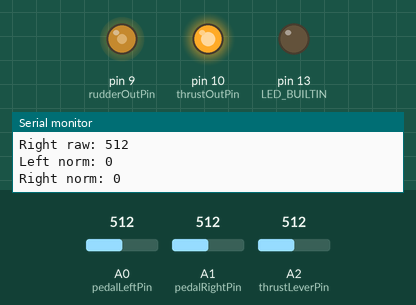
Recording of a sketch running on a simulated Arduino Uno, built with avr-gcc and run on an emulated ATmega328P. Parts: output pins drawn as LEDs (lit = HIGH), the last lines printed to the serial monitor. Inputs (shaded band) come from the test bench; at power-on: A0 (pedalLeftPin) = 512, A2 (thrustLeverPin) = 512, A1 (pedalRightPin) = 512.

Above: at 2.2 s.
2.3 s: A0 (pedalLeftPin) set to 520
At 3.6 s:
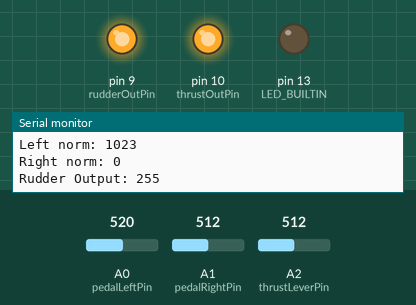
3.9 s: A2 (thrustLeverPin) set to 529
At 5.0 s:
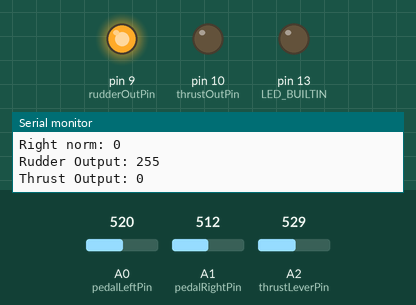
5.6 s: A1 (pedalRightPin) set to 526
At 6.9 s:
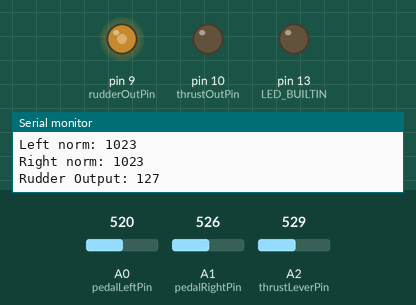
7.2 s: A0 (pedalLeftPin) set to 0
At 8.3 s:
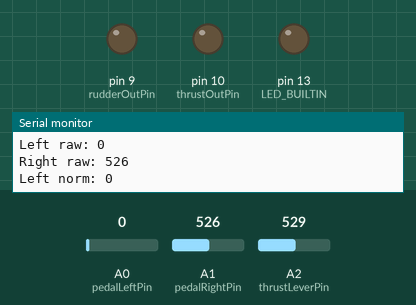
10.2 s: A2 (thrustLeverPin) set to 511
At 11.5 s:
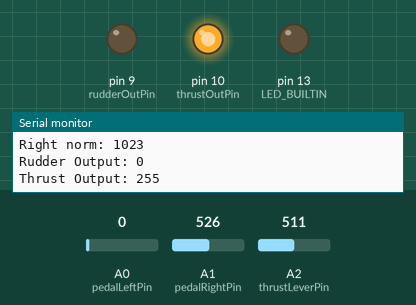
11.8 s: A0 (pedalLeftPin) set to 122
At 12.4 s:
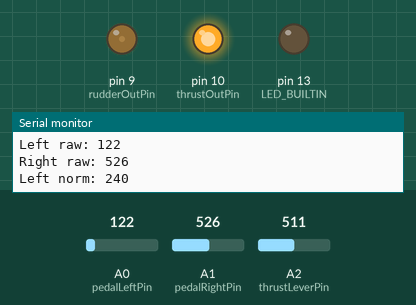
Timing chart, 0 to 14.4 s (numbered marks = the images above; inputs shaded):
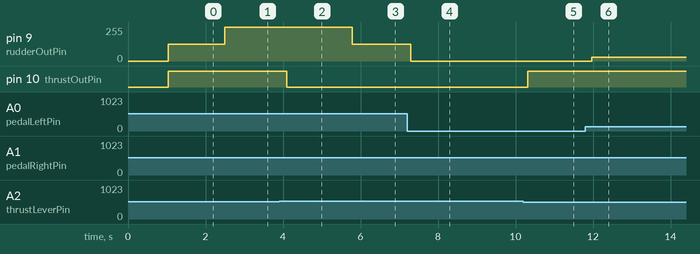

Measured:
- the behaviour switches between 512 and 513 on A0 (pedalLeftPin) (found by bisection; images 0 and 1)
- the behaviour switches between 512 and 513 on A2 (thrustLeverPin) (found by bisection; images 1 and 2)
- the behaviour switches between 512 and 513 on A1 (pedalRightPin) (found by bisection; images 2 and 3)
- after the input at 2.3 s, pin 9 (rudderOutPin): 127/255 → 255/255 after 0.20 s
- after the input at 3.9 s, pin 10 (thrustOutPin): HIGH → LOW after 0.20 s
- after the input at 5.6 s, pin 9 (rudderOutPin): 255/255 → 127/255 after 0.19 s
- after the input at 7.2 s, pin 9 (rudderOutPin): 127/255 → 0/255 after 0.09 s
- after the input at 10.2 s, pin 10 (thrustOutPin): LOW → HIGH after 0.12 s
- after the input at 11.8 s, pin 9 (rudderOutPin): 0/255 → 30/255 after 0.17 s

The sketch:

rudder-pedal-mixer.ino
```cpp
// (licence header left out)
int pedalLeftPin = A0;
int pedalRightPin = A1;

int thrustLeverPin = A2;

int rudderOutPin = 9;
int thrustOutPin = 10;

int left = 0;
float left_min = 0;
float left_max = 0;

int right = 0;
float right_min = 0;
float right_max = 0;

int thrust = 0;
float thrust_min = 0;
float thrust_max = 0;


int rudderOutput = 0;
int thrustOutput = 0;

unsigned long startMillis;

void setup() {
  startMillis = millis(); // Initial start time
  Serial.begin(9600);
  delay(1000);

  pinMode(LED_BUILTIN, OUTPUT);

  left = analogRead(pedalLeftPin);
  right = analogRead(pedalRightPin);
  thrust = analogRead(thrustLeverPin);

  left_min = left;
  left_max = left;
  right_min = right;
  right_max = right;
  thrust_min = thrust;
  thrust_max = thrust;
}

int normalize_input(float calibrated_min, float calibrated_max, int input)
{
   // Limit value to calibrated range to avoid blow up of the calculation formular
   input = min(calibrated_max, input); // if val is larger than calibrated max use the calibrated max
   input = max(calibrated_min, input); // if val is smaller than calibrated min use the calibrated min

   // Normalize left and right from 0 to 1023 based on calibrated min/max
   return (input - calibrated_min) * 1023 / (calibrated_max - calibrated_min);
}

void loop() {
  // Read analog values (will result in integer values between 0 and 1023)
  left = analogRead(pedalLeftPin);
  right = analogRead(pedalRightPin);
  thrust = analogRead(thrustLeverPin);

  // You have 60 seconds time to push the pedals fully to calibrate the range
  if (millis() - startMillis < 60000) {
    left_max = max(left_max, left);
    left_min = min(left_min, left);

    right_max = max(right_max, right);
    right_min = min(right_min, right);

    thrust_max = max(thrust_max, thrust);
    thrust_min = min(thrust_min, thrust);

    digitalWrite(LED_BUILTIN, LOW);
  }
  else
  {
    digitalWrite(LED_BUILTIN, HIGH);
  }

  Serial.print("Left raw: ");
  Serial.println(left);
  Serial.print("Right raw: ");
  Serial.println(right);

  left = normalize_input(left_min, left_max, left);
  right = normalize_input(right_min, right_max, right);
  thrust = normalize_input(thrust_min, thrust_max, thrust);

  Serial.print("Left norm: ");
  Serial.println(left);
  Serial.print("Right norm: ");
  Serial.println(right);

  // Calculate difference and apply offset and scale to a range of 0-255
  rudderOutput = min(255, (left - right + 1023) / 8);
  Serial.print("Rudder Output: ");
  Serial.println(rudderOutput);

  // Calculate inverted output as the thurst lever angular sensor works rewards due to mounting position
  thrustOutput = min(255, 255 - thrust / 4);
  Serial.print("Thrust Output: ");
  Serial.println(thrustOutput);

  // Write output
  analogWrite(rudderOutPin, rudderOutput);
  analogWrite(thrustOutPin, thrustOutput);
  delay(10);
}
```
